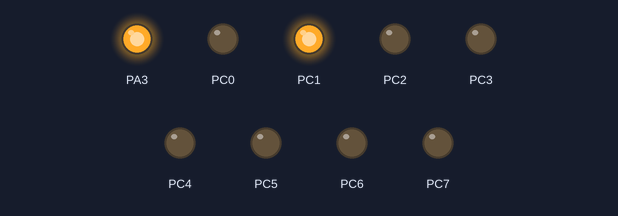
This program was run on a simulated ATmega32, built with avr-gcc and emulated at 1 MHz. On the bench: output pins drawn as LEDs (lit = HIGH).

Above: at 0.4 s.
At 1.2 s:
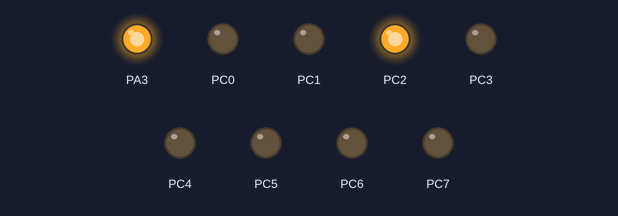
At 2.0 s:
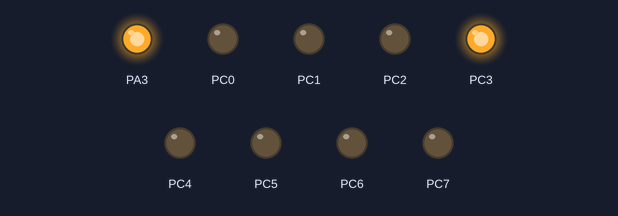
At 2.8 s:
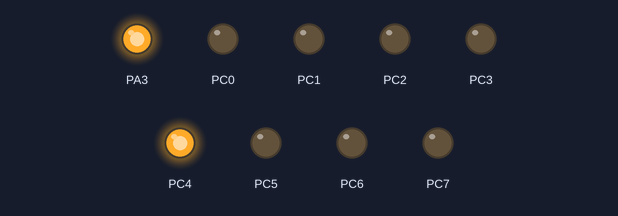
At 3.6 s:
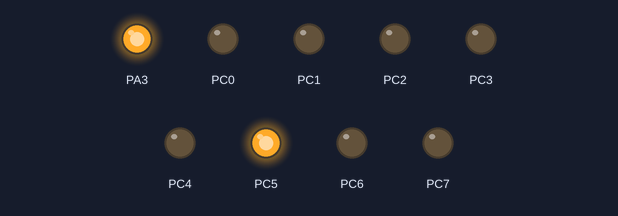
At 5.2 s:
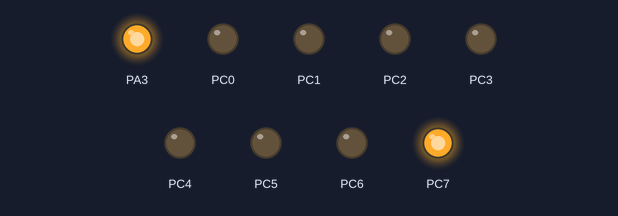
Timing chart, 0 to 8.1 s (numbered marks = the images above):
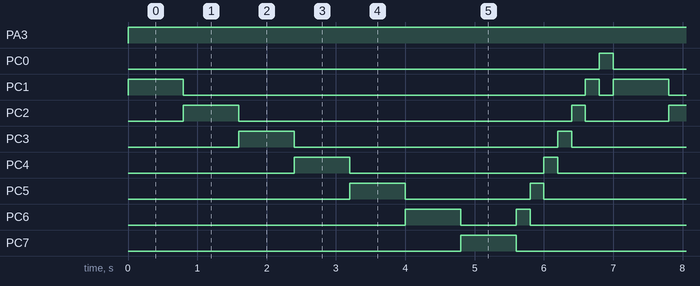

Measured:
- by itself, PA3: LOW → HIGH at 0.00 s
- by itself, PC0: alternates HIGH for 0.20 s and LOW for 6.8 s
- by itself, PC1: repeats every 7.0 s: LOW 5.8 s, HIGH 0.20 s, LOW 0.20 s, HIGH 0.80 s
- by itself, PC2: repeats every 7.0 s: LOW 4.8 s, HIGH 0.20 s, LOW 1.2 s, HIGH 0.80 s
- by itself, PC3: repeats every 7.0 s: LOW 3.8 s, HIGH 0.20 s, LOW 2.2 s, HIGH 0.80 s
- by itself, PC4: repeats every 7.0 s: LOW 2.8 s, HIGH 0.20 s, LOW 3.2 s, HIGH 0.80 s
- by itself, PC5: repeats every 7.0 s: LOW 1.8 s, HIGH 0.20 s, LOW 4.2 s, HIGH 0.80 s
- by itself, PC6: repeats every 7.0 s: LOW 0.80 s, HIGH 0.20 s, LOW 5.2 s, HIGH 0.80 s

The program:

main.c
```c
#define F_CPU 1000000UL

#include <avr/io.h>
#include <util/delay.h>


int main(void){
	DDRC= 255;
	DDRA= 1<<3;
	PORTA= 1<<3;


	while(1){
		PORTC=0x01;
		int n=0;
		while(n<7){

			PORTC = PORTC << 1;
			n++;
			_delay_ms(800);

		}

		while(n>0){

			PORTC = PORTC >> 1;
			n--;
			_delay_ms(200);

		}
	}
return 0;


}
```
